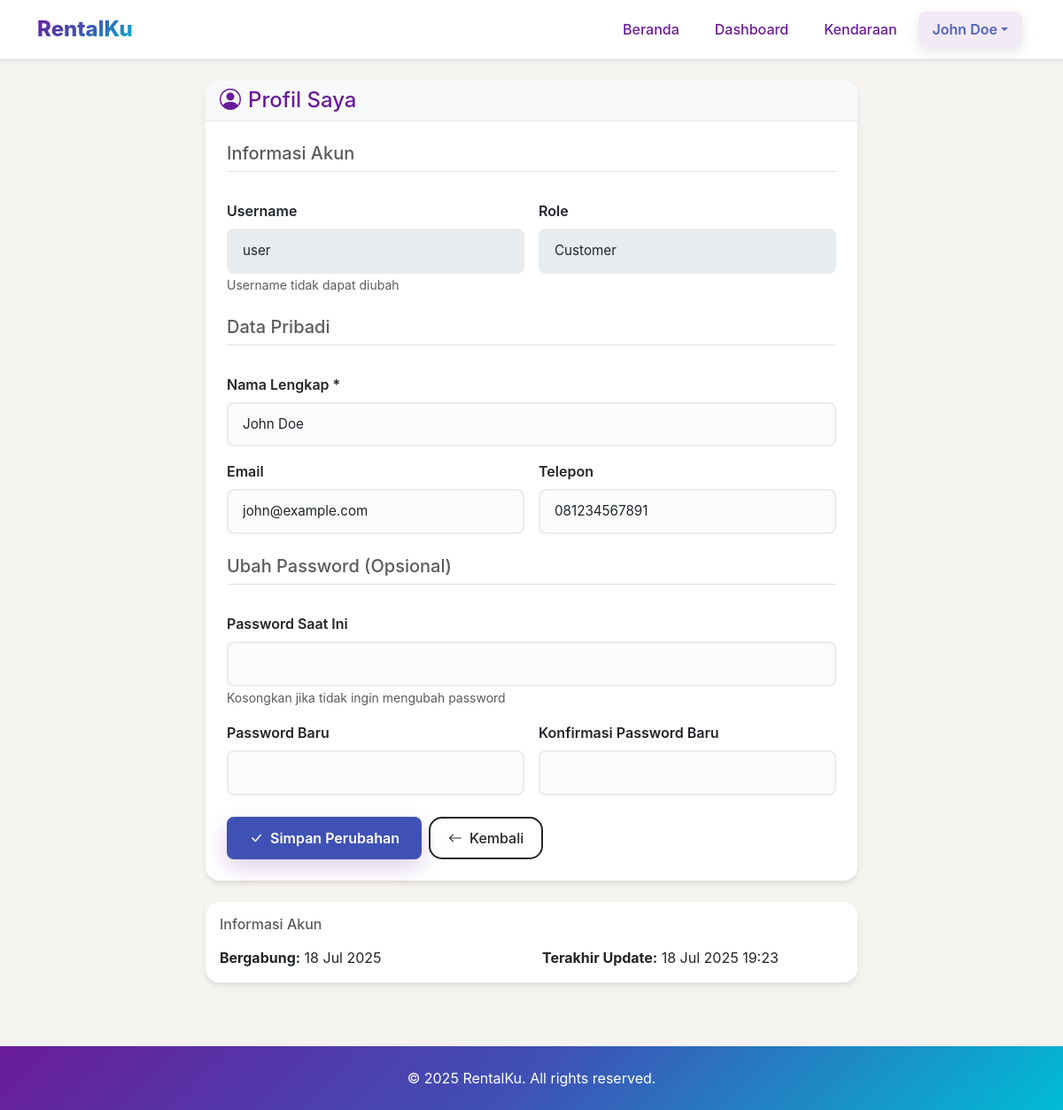
The app's page /profile.php (signed in) with its own data.
### tables this page shows
CREATE TABLE `users` (
  `id` int(10) UNSIGNED NOT NULL,
  `username` varchar(50) NOT NULL,
  `password` varchar(50) NOT NULL,
  `full_name` varchar(100) NOT NULL,
  `email` varchar(100) DEFAULT NULL,
  `phone` varchar(20) DEFAULT NULL,
  `role_id` int(10) UNSIGNED NOT NULL,
  `created_at` timestamp NOT NULL DEFAULT current_timestamp()
);

### includes/functions.php (called while the page is built, shortened)
<?php
function h(?string $str): string
{
    static $cache = [];
    $key = md5($str);
    if (!isset($cache[$key])) {
        $cache[$key] = htmlspecialchars($str, ENT_QUOTES, 'UTF-8');
    }
    return $cache[$key];
}

### profile.php (the view, shortened to what this page needs)
<?php
require_once __DIR__.'/includes/db.php';
require_once __DIR__.'/includes/functions.php';
$user_id = $_SESSION['user']['id'];
$stmt = $pdo->prepare("SELECT * FROM users WHERE id = ?");
$stmt->execute([$user_id]);
$user = $stmt->fetch(PDO::FETCH_ASSOC);
include_once __DIR__.'/includes/header.php';
?>
<div class="container py-4">
    <div class="row justify-content-center">
        <div class="col-md-8">
            <div class="card border-0 shadow">
                <div class="card-header bg-primary text-white">
                    <h4 class="mb-0"><i class="bi bi-person-circle me-2"></i>Profil Saya</h4>
                </div>
                <div class="card-body p-4">
                    <form method="POST">
                        <div class="row g-3">
                            <div class="col-12">
                                <h5 class="text-muted border-bottom pb-2 mb-3">Informasi Akun</h5>
                            </div>
                            <div class="col-md-6">
                                <label class="form-label fw-semibold">Username</label>
                                <input type="text" class="form-control" value="<?= h($user['username']); ?>" disabled>
                                <small class="text-muted">Username tidak dapat diubah</small>
                            </div>
                            <div class="col-md-6">
                                <label class="form-label fw-semibold">Role</label>
                                <input type="text" class="form-control" value="Customer" disabled>
                            </div>
                            <div class="col-12 mt-4">
                                <h5 class="text-muted border-bottom pb-2 mb-3">Data Pribadi</h5>
                            </div>
                            <div class="col-12">
                                <label class="form-label fw-semibold">Nama Lengkap *</label>
                                <input type="text" name="full_name" class="form-control"
                                       value="<?= h($user['full_name']); ?>" required>
                            </div>
                            <div class="col-md-6">
                                <label class="form-label fw-semibold">Email</label>
                                <input type="email" name="email" class="form-control"
                                       value="<?= h($user['email'] ?? ''); ?>">
                            </div>
                            <div class="col-md-6">
                                <label class="form-label fw-semibold">Telepon</label>
                                <input type="text" name="phone" class="form-control"
                                       value="<?= h($user['phone'] ?? ''); ?>">
                            </div>
                            <div class="col-12 mt-4">
                                <h5 class="text-muted border-bottom pb-2 mb-3">Ubah Password (Opsional)</h5>
                            </div>
                            <div class="col-12">
                                <label class="form-label fw-semibold">Password Saat Ini</label>
                                <input type="password" name="current_password" class="form-control">
                                <small class="text-muted">Kosongkan jika tidak ingin mengubah password</small>
                            </div>
                            <div class="col-md-6">
                                <label class="form-label fw-semibold">Password Baru</label>
                                <input type="password" name="new_password" class="form-control" minlength="6">
                            </div>
                            <div class="col-md-6">
                                <label class="form-label fw-semibold">Konfirmasi Password Baru</label>
                                <input type="password" name="confirm_password" class="form-control" minlength="6">
                            </div>
                            <div class="col-12 mt-4">
                                <div class="d-flex gap-2">
                                    <button type="submit" class="btn btn-primary">
                                        <i class="bi bi-check-lg me-2"></i>Simpan Perubahan
                                    </button>
                                    <a href="user_dashboard.php" class="btn btn-outline-secondary">
                                        <i class="bi bi-arrow-left me-2"></i>Kembali
                                    </a>
                                </div>
                            </div>
                        </div>
                    </form>
                </div>
            </div>
            <div class="card border-0 shadow mt-4">
                <div class="card-body">
                    <h6 class="text-muted mb-3">Informasi Akun</h6>
                    <div class="row text-sm">
                        <div class="col-md-6">
                            <strong>Bergabung:</strong> <?= date('d M Y', strtotime($user['created_at'])); ?>
                        </div>
                        <div class="col-md-6">
                            <strong>Terakhir Update:</strong> <?= date('d M Y H:i', strtotime($user['created_at'])); ?>
                        </div>
                    </div>
                </div>
            </div>
        </div>
    </div>
</div>
<?php include_once __DIR__.'/includes/footer.php'; ?>

### assets/css/style.css (style rules this page uses)
:root { --elegant-cream: #f5f3ef; --elegant-navy: #1f2937; --elegant-sand: #c6a477; --elegant-olive: #748067; --elegant-charcoal: #2c2c2c; --elegant-muted: #7a7a7a; --pure-white: #ffffff; --soft-gray: #f8f9fa; --warm-sand: #b08b59; --muted-red: #a85a52; --medium-gray: #6c757d; --dark-text: #2c2c2c; --light-text: #7a7a7a; --border-color: #e0e0e0; --gradient-main: linear-gradient( 135deg, var(--vibrant-purple) 0%, var(--vibrant-blue) 50%, var(--vibrant-cyan) 100% ); --gradient-reverse: linear-gradient( 135deg, var(--vibrant-cyan) 0%, var(--vibrant-blue) 50%, var(--vibrant-purple) 100% ); --gradient-soft: linear-gradient( 135deg, rgba(106, 27, 154, 0.1) 0%, rgba(63, 81, 181, 0.1) 50%, rgba(0, 188, 212, 0.1) 100% ); --gradient-card: linear-gradient( 145deg, rgba(255, 255, 255, 0.9) 0%, rgba(248, 249, 250, 0.8) 100% ); --shadow-premium: 0 25px 70px -15px rgba(106, 27, 154, 0.3); --shadow-float: 0 35px 80px -15px rgba(106, 27, 154, 0.4); --shadow-card: 0 15px 35px rgba(106, 27, 154, 0.1); --shadow-button: 0 10px 25px rgba(106, 27, 154, 0.2); --glass-bg: rgba(255, 255, 255, 0.15); --glass-border: rgba(255, 255, 255, 0.2); --glass-backdrop: blur(25px); }
body { font-family: "Poppins", "Inter", -apple-system, BlinkMacSystemFont, sans-serif !important; background-color: var(--elegant-cream) !important; color: var(--elegant-charcoal) !important; font-weight: 400; }
::placeholder { color: #999; font-style: italic; }
.card { border: none; border-radius: 20px; box-shadow: 0 8px 30px rgba(107, 70, 193, 0.1); transition: all 0.3s cubic-bezier(0.4, 0, 0.2, 1); backdrop-filter: blur(10px); background: rgba(255, 255, 255, 0.95); }
.card-header { background: linear-gradient( 135deg, rgba(107, 70, 193, 0.1), rgba(59, 130, 246, 0.1) ); border: none; border-radius: 20px 20px 0 0 !important; font-weight: 600; }
.btn { border-radius: 15px; font-weight: 500; padding: 10px 20px; transition: all 0.3s cubic-bezier(0.4, 0, 0.2, 1); border: 2px solid transparent; }
.btn-outline-secondary { border-color: var(--accent-cyan); color: var(--accent-cyan); }
.form-control, .form-select { border: 2px solid #e5e7eb; border-radius: 15px; padding: 12px 16px; font-size: 14px; transition: all 0.3s cubic-bezier(0.4, 0, 0.2, 1); background: rgba(248, 250, 252, 0.8); }
.light-theme { --bg-primary: #ffffff; --bg-secondary: #f8f9fa; --text-primary: #1f2937; --text-secondary: #6b7280; --border-color: #e5e7eb; }

### assets/css/user-modern.css (style rules this page uses)
:root { --background-navy: #6a1b9a; --card-gray: #f8f9fa; --text-charcoal: #6a1b9a; --success-emerald: #00bcd4; --info-royal: #3f51b5; --warning-orange: #3f51b5; --error-red: #e91e63; --pure-white: #ffffff; --elegant-cream: #f5f3ef; --elegant-muted: #00bcd4; --gradient-primary: linear-gradient( 135deg, #6a1b9a 0%, #3f51b5 50%, #00bcd4 100% ); --gradient-secondary: linear-gradient(45deg, #00bcd4 0%, #b2ebf2 100%); --gradient-hero: linear-gradient(135deg, rgba(106, 27, 154, 0.9) 0%, rgba(63, 81, 181, 0.8) 50%, rgba(0, 188, 212, 0.9) 100% ); --shadow-default: 0 4px 8px rgba(106, 27, 154, 0.2); --shadow-hover: 0 8px 16px rgba(106, 27, 154, 0.3); --shadow-premium: 0 25px 70px -15px rgba(106, 27, 154, 0.3); --shadow-float: 0 35px 80px -15px rgba(106, 27, 154, 0.4); --shadow-card: 0 15px 35px rgba(106, 27, 154, 0.1); --shadow-button: 0 10px 25px rgba(106, 27, 154, 0.2); }
body { background-color: var(--elegant-cream) !important; font-family: 'Poppins', 'Inter', -apple-system, BlinkMacSystemFont, sans-serif !important; color: var(--text-charcoal) !important; }
.card { background: var(--pure-white) !important; border: 1px solid rgba(106, 27, 154, 0.1) !important; border-radius: 15px !important; box-shadow: var(--shadow-default) !important; transition: all 0.3s ease; }
.card-header { background: var(--card-gray) !important; border-bottom: 1px solid rgba(106, 27, 154, 0.1) !important; border-radius: 15px 15px 0 0 !important; font-weight: 600; color: var(--text-charcoal) !important; }
.btn-primary { background: var(--info-royal) !important; border: none !important; color: white !important; font-weight: 600; padding: 12px 25px; border-radius: 8px; transition: all 0.3s ease; box-shadow: var(--shadow-button); }
.form-control { border: 2px solid #e9ecef; border-radius: 8px; padding: 12px 16px; font-size: 0.95rem; transition: all 0.3s ease; }
.container, .container-fluid { position: relative; }

### records on screen
users: username "user", full_name "John Doe", email "john@example.com", phone "081234567891", created_at "18 Jul 2025", created_at "18 Jul 2025 19:23"

### other values on screen
$_SESSION['user']['name'] "John Doe"
